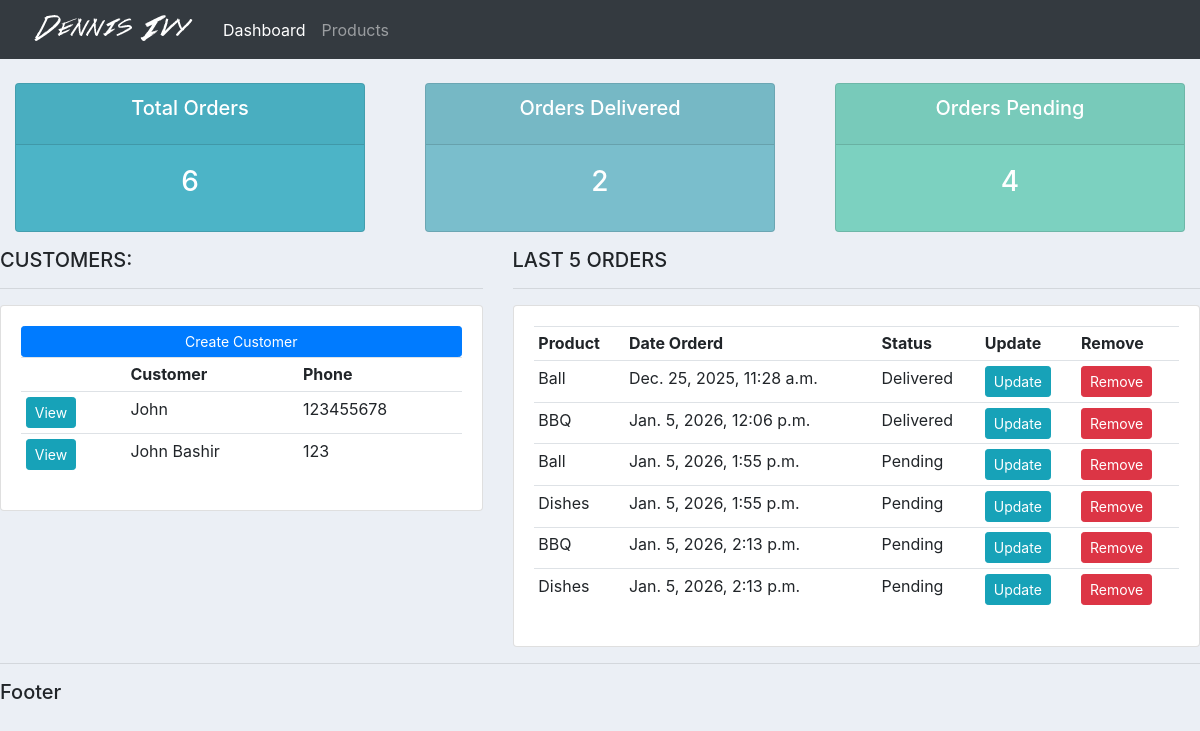
Before: / with the older database file.
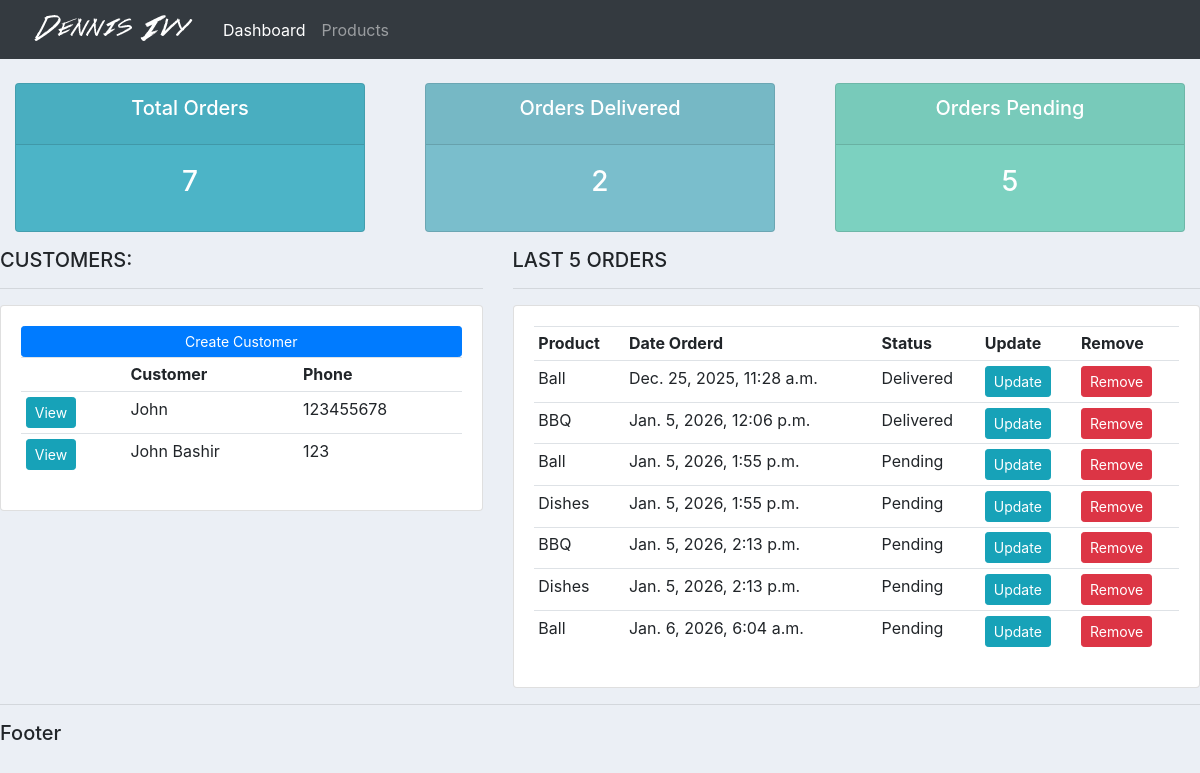
After: the same page with the newer database file.
### accounts/models.py (models this page shows, shortened)
class Customer(models.Model):
    name = models.CharField(max_length=50, null=True)
    phone = models.CharField(max_length=50, null=True)
    email = models.CharField(max_length=50, null=True)
    date_created = models.DateTimeField(auto_now_add=True)

class Order(models.Model):
    STATUS = (
        ("Pending", "Pending"),
        ("Out for delivery", "Out for delivery"),
        ("Delivered", "Delivered"),
    )
    customer = models.ForeignKey(Customer, null=True, on_delete=models.SET_NULL)
    product = models.ForeignKey(Product, null=True, on_delete=models.SET_NULL)
    date_created = models.DateTimeField(auto_now_add=True)
    status = models.CharField(max_length=50, null=True, choices=STATUS)
    note = models.CharField(max_length=1000, null=True)

class Product(models.Model):
    CATEGORY = (
        ("Indoor", "Indoor"),
        ("Out Door", "Out Door"),
    )
    name = models.CharField(max_length=50, null=True)
    price = models.FloatField(null=True)
    category = models.CharField(max_length=50, null=True, choices=CATEGORY)
    description = models.CharField(max_length=50, null=True)
    date_created = models.DateTimeField(auto_now_add=True)
    tag = models.ManyToManyField(Tags)
    def __str__(self):
        return self.name

### accounts/views.py (the view)
# urls.py: 2. Add a URL to urlpatterns:  path('', views.home, name='home')
def home(request):
    customers = Customer.objects.all()
    orders = Order.objects.all()
    total_orders = orders.count()
    total_order_delivared = orders.filter(status="Delivered").count()
    total_order_pending = orders.filter(status="Pending").count()
    context = {"customers": customers, "orders": orders, "total_orders": total_orders,"total_order_delivared":total_order_delivared,"total_order_pending":total_order_pending}
    return render(
        request,
        "accounts/home.html",
        context,
    )

### accounts/templates/accounts/home.html (shortened to what this page needs)
{% extends "accounts/index.html" %}
{% block content %}
{% include "accounts/status.html"%} {% comment %} This is Dashboard File {% endcomment %}
<div class="row">
  <div class="col-md-5">
    <h5>CUSTOMERS:</h5>
    <hr />
    <div class="card card-body">
      <a class="btn btn-primary btn-sm btn-block" href="">Create Customer</a>
      <table class="table table-sm">
        <tr>
          <th></th>
          <th>Customer</th>
          <th>Phone</th>
        </tr>
        {% for customer in customers %}
        <tr>
          <td><a class="btn btn-sm btn-info" href="{% url "customer" customer.id %} ">View</a></td>
          <td>{{customer.name}}</td>
          <td>{{customer.phone}}</td>
        </tr>
        {% endfor %}
      </table>
    </div>
  </div>
  <div class="col-md-7">
    <h5>LAST 5 ORDERS</h5>
    <hr />
    <div class="card card-body">
      <table class="table table-sm">
        <tr>
          <th>Product</th>
          <th>Date Orderd</th>
          <th>Status</th>
          <th>Update</th>
          <th>Remove</th>
        </tr>
        {% for order in orders %}
        <tr>
          <td>{{order.product}}</td>
          <td>{{order.date_created}}</td>
          <td>{{order.status}}</td>
          <td><a class="btn btn-sm btn-info" href="{% url 'edit_order' order.id %}">Update</a></td>
          <td><a class="btn btn-sm btn-danger" href="{% url 'delete_order' order.id %}">Remove</a></td>
        </tr>
        {% endfor %}
      </table>
    </div>
  </div>
</div>
{% endblock %}

Changed rows visible on the page:
added Order: product "Ball", date_created "Jan. 6, 2026, 6:04 a.m.", status "Pending"
Other visible differences:
{{ total_orders }}: "6" → "7"
{{ total_order_pending }}: "4" → "5"
